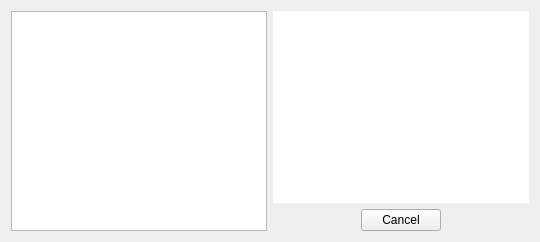
             <widget class="QWidget" name="tabWidgetTrainerCardPage3">
              <property name="styleSheet">
               <string notr="true">#tabWidgetTrainerCardPage3{
background-color: qlineargradient(spread:pad, x1:0, y1:0.3, x2:0, y2:1, stop:0 rgba(255, 255, 255, 200), stop:1 rgba(221, 221, 221, 200));
border-color: rgb(204, 204, 204);
border-radius: 5px;
}</string>
              </property>
              <attribute name="title">
               <string>Quests</string>
              </attribute>
              <layout class="QHBoxLayout" name="horizontalLayout_37">
               <item>
                <widget class="QListWidget" name="questsList"/>
               </item>
               <item>
                <layout class="QVBoxLayout" name="verticalLayout_23">
                 <item>
                  <widget class="QTextBrowser" name="questDetails">
                   <property name="styleSheet">
                    <string notr="true">#questDetails{background-image: url(:/CC/images/empty.png);color: rgb(0, 0, 0);}</string>
                   </property>
                   <property name="frameShape">
                    <enum>QFrame::NoFrame</enum>
                   </property>
                  </widget>
                 </item>
                 <item>
                  <layout class="QHBoxLayout" name="horizontalLayout_36">
                   <item>
                    <spacer name="horizontalSpacer_32">
                     <property name="orientation">
                      <enum>Qt::Horizontal</enum>
                     </property>
                     <property name="sizeHint" stdset="0">
                      <size>
                       <width>40</width>
                       <height>20</height>
                      </size>
                     </property>
                    </spacer>
                   </item>
                   <item>
                    <widget class="QPushButton" name="cancelQuest">
                     <property name="text">
                      <string>Cancel</string>
                     </property>
                    </widget>
                   </item>
                   <item>
                    <spacer name="horizontalSpacer_33">
                     <property name="orientation">
                      <enum>Qt::Horizontal</enum>
                     </property>
                     <property name="sizeHint" stdset="0">
                      <size>
                       <width>40</width>
                       <height>20</height>
                      </size>
                     </property>
                    </spacer>
                   </item>
                  </layout>
                 </item>
                </layout>
               </item>
              </layout>
             </widget>
